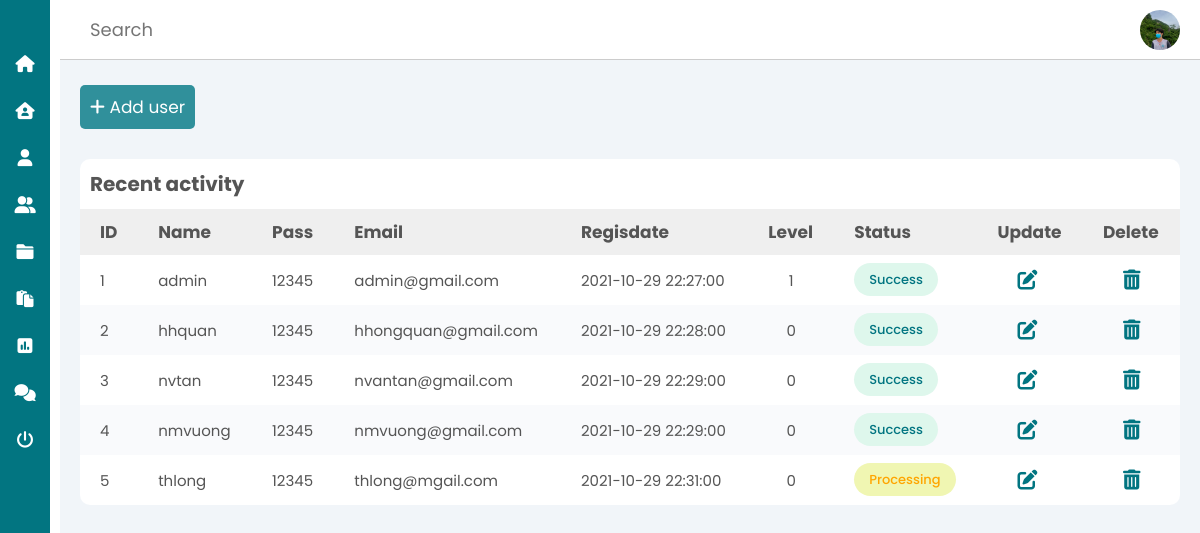
The page /teacher/user.php on the database as committed earlier.
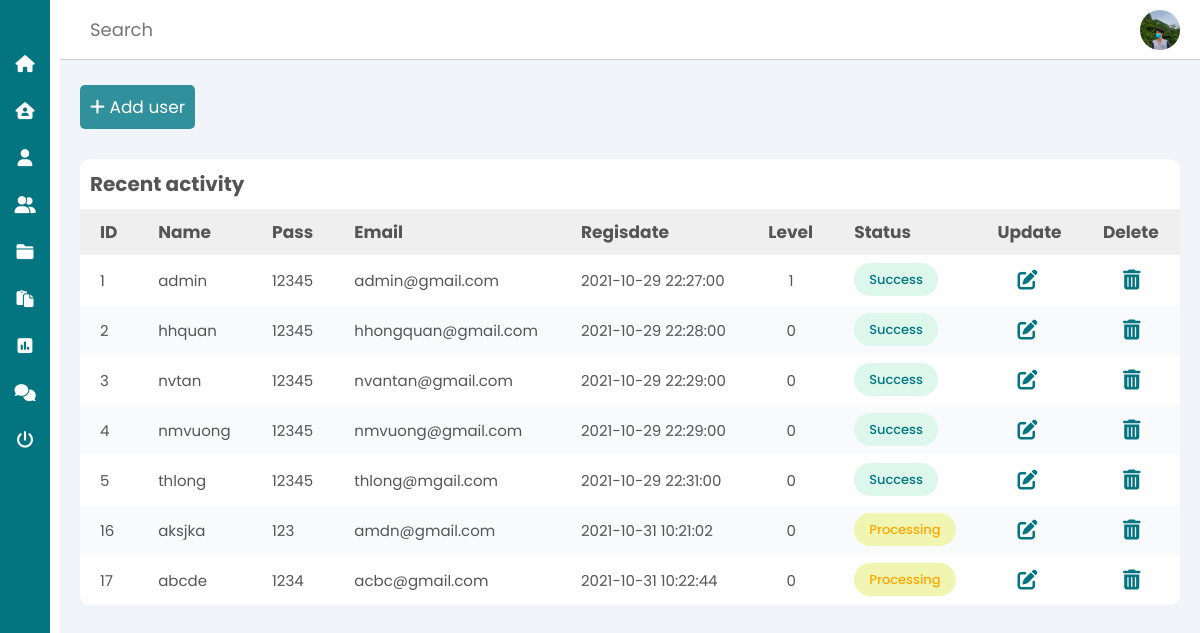
The same page on the database as committed later.
### tables this page shows
CREATE TABLE `tb_user` (
  `user_id` int(11) NOT NULL,
  `user_name` char(30) DEFAULT NULL,
  `user_pass` char(100) DEFAULT NULL,
  `user_email` char(50) DEFAULT NULL,
  `regisdate` datetime DEFAULT current_timestamp(),
  `user_level` tinyint(4) DEFAULT NULL,
  `user_status` tinyint(4) DEFAULT 0,
  `code` char(100) NOT NULL
);

### teacher/user.php (the view, shortened to what this page needs)
<?php
    include('sidebar.php');
?>
    <main>
        <a href="add_user.php" class="btn btn-add"><i class="fas fa-plus"></i> Add user</a>
        <section class="recent">
            <div class="activity-grid">
                <div class="activity-card">
                    <h3>Recent activity</h3>
                    <div class="table-responsive">
                        <table>
                            <thead>
                                <tr>
                                    <th>ID</th>
                                    <th>Name</th>
                                    <th>Pass</th>
                                    <th>Email</th>
                                    <th>Regisdate</th>
                                    <th>Level</th>
                                    <th>Status</th>
                                    <th>Update</th>
                                    <th>Delete</th>
                                </tr>
                            </thead>
                            <tbody>
                                <?php
                                    $sql = "SELECT * FROM tb_user";
                                    $res = mysqli_query($conn, $sql);
                                    if($res == TRUE)
                                    {
                                        $count = mysqli_num_rows($res);
                                        if($count>0)
                                        {
                                            while($row = mysqli_fetch_assoc($res))
                                            {
                                                $user_id = $row['user_id'];
                                                $user_name = $row['user_name'];
                                                $user_pass = $row['user_pass'];
                                                $email = $row['user_email'];
                                                $date = $row['regisdate'];
                                                $level = $row['user_level'];
                                                $status = $row['user_status'];
                                ?>
                                                <tr>
                                                    <td><?php echo $user_id; ?></td>
                                                    <td><?php echo $user_name; ?></td>
                                                    <td><?php echo $user_pass; ?></td>
                                                    <td><?php echo $email; ?></td>
                                                    <td><?php echo $date; ?></td>
                                                    <td class="status"><?php echo $level ?></td>
                                                    <td>
                                                        <?php
                                                            if($status==1)
                                                            {
                                                                ?>
                                                                <span class="badge success">Success</span>
                                                                <?php
                                                            }
                                                            else
                                                            {
                                                                ?>
                                                                <span class="badge warning">Processing</span>
                                                                <?php
                                                            }
                                                        ?>
                                                    </td>
                                                    <td>
                                                        <a href="update_user.php?user_id=<?php echo $user_id; ?>" class="update-icon">
                                                            <i class="fas fa-edit"></i>
                                                        </a>
                                                    </td>
                                                    <td>
                                                            <a href="delete_user.php?user_id=<?php echo $user_id; ?>" class="delete-icon">
                                                            <i class="fas fa-trash-alt"></i>
                                                        </a>
                                                    </td>
                                                </tr>
                                <?php
                                            }
                                        }
                                        else
                                        {
                                        }
                                    }
                                ?>
                            </tbody>
                        </table>
                    </div>
                </div>
            </div>
        </section>
    </div>
<?php
include('footer.php');
?>

### teacher/header_1.php (shortened to what this page needs)
<head>
    <link rel="stylesheet" href="https://cdn.jsdelivr.net/gh/lykmapipo/themify-icons@0.1.2/css/themify-icons.css">
    <link rel="stylesheet" href="https://cdnjs.cloudflare.com/ajax/libs/font-awesome/6.0.0-beta2/css/all.min.css">
    <link rel="stylesheet" href="css/teacher.css">
</head>
<body>

### teacher/sidebar.php (shortened to what this page needs)
<?php
    include('header_1.php');
?>
<div class="sidebar">
    <div class="sidebar-header">
    </div>
    <div class="sidebar-menu">
        <ul>
            <li>
                <a href="index.php">
                    <span class="fas fa-home"></span>
                </a>
            </li>
            <li>
                <a href="class.php">
                    <span class="fas fa-house-user"></span>
                </a>
            </li>
            <li>
                <a href="user.php">
                    <span class="fas fa-user"></span>
                </a>
            </li>
            <li>
                <a href="student.php">
                    <span class="fas fa-user-friends"></span>
                </a>
            </li>
            <li>
                <a href="subject.php">
                    <span class="fas fa-folder"></span>
                </a>
            </li>
            <li>
                <a href="homework.php">
                    <span class="fas fa-paste"></span>
                </a>
            </li>
            <li>
                <a href="mark.php">
                    <span class="fas fa-poll"></span>
                </a>
            </li>
            <li>
                <a href="contact.php">
                    <span class="fas fa-comments"></span>
                </a>
            </li>
            <li>
                <a href="../sign-out.php">
                    <span class="fas fa-power-off"></span>
                </a>
            </li>
        </ul>
    </div>
</div>
<div class="main-content">
    <header>
        <div class="search-wrapper">
            <input type="text" placeholder="Search">
        </div>
        <div class="social-icons">
            <div>
                <img src="../image/user_1.jpg" alt="">
            </div>
        </div>
    </header>

### teacher/footer.php (shortened to what this page needs)
</body>
</html>

### teacher/css/teacher.css (style rules this page uses)
* { font-family: 'Poppins', sans-serif; margin: 0; padding: 0; box-sizing: border-box; outline: none; border:none; text-decoration: none; transition: all .3s linear; transition: width none; list-style: none; }
.btn { display: inline-block; padding: 0.9rem 1rem; border-radius: 0.5rem; color: #fff; background-color: var(--btn-add); font-size: 1.7rem; cursor: pointer; }
.btn-add { margin-top: 1.5rem; }
.update-icon, .delete-icon { font-size: 2rem; margin-left: 1rem; color: var(--main-color); padding: 0 1rem; }
.sidebar { height: 100%; width: 24rem; position: fixed; left: 0; top: 0; z-index: 100; background: var(--main-color); color: #fff; overflow-y: auto; transition: width 500ms; }
.sidebar-header { display: flex; justify-content: space-between; align-items: center; padding: 2rem; }
.sidebar a { color: #fff; font-size: 1.5rem; }
.sidebar .sidebar-menu ul li a span { font-size: 1.7rem; }
.sidebar .sidebar-menu ul li { padding: 1.5rem 2.5rem; }
.main-content { position: relative; margin-left: 24rem; transition: margin-left 500ms; }
header { position: fixed; top: 0; left: 24rem; z-index: 100; width: calc(100% - 24rem); background: #fff; padding: 0rem 2rem; height: 6rem; display: flex; align-items: center; justify-content: space-between; border-bottom: 1px solid #ccc; transition: left 500ms; }
.search-wrapper { display: flex; align-items: center; }
.search-wrapper input { padding: 1rem; font-size: 1.8rem; }
.social-icons div img { height: 4rem; width: 4rem; background-size: cover; background-repeat: no-repeat; border-radius: 50%; }
main { margin-top: 6rem; background: #f1f5f9; min-height: 90vh; padding: 1rem 2rem; }
.recent { margin-top: 3rem; margin-bottom: 3rem; }
.recent .activity-grid { display: grid; grid-template-columns: 100%; grid-column-gap: 1rem; }
.recent .activity-card { background: #fff; border-radius: 1rem; }
.recent .activity-grid .activity-card h3 { color: var(--text); margin: 1rem; font-size: 2rem; }
.recent .activity-grid .activity-card table { width: 100%; border-collapse: collapse; }
.recent .activity-grid .activity-card table thead { background: #efefef; text-align: left; }
th, td { font-size: 1.7rem; padding: 1rem 2rem; color: var(--text); }
td { font-size: 1.5rem; }
tbody tr:nth-child(even) { background: #f9fafc; }
.badge { padding: 0.7rem 1.5rem; border-radius: 2rem; font-weight: 500; font-size: 1.3rem; }
.badge.success { background: var(--success); color: var(--main-color); }
.badge.warning { background: var(--processing); color: orange; }
.status { text-align: center; }
@media only screen and (max-width: 1200px) { .sidebar { width: 5rem; z-index: 150; } }
@media only screen and (max-width: 1200px) { .sidebar .sidebar-header, .sidebar li { display: flex; justify-content: center; } }
@media only screen and (max-width: 1200px) { .main-content { margin-left: 6rem; } }
@media only screen and (max-width: 1200px) { .main-content header { left: 6rem; width: calc(100% - 6rem); } }

Rows that differ between the two databases and show on the page:
changed tb_user "thlong": user_status "Processing" → "Success"
added tb_user: user_id "16", user_name "aksjka", user_pass "123", user_email "amdn@gmail.com", regisdate "2021-10-31 10:21:02", user_level "0", user_status "Processing"
added tb_user: user_id "17", user_name "abcde", user_pass "1234", user_email "acbc@gmail.com", regisdate "2021-10-31 10:22:44", user_level "0", user_status "Processing"
